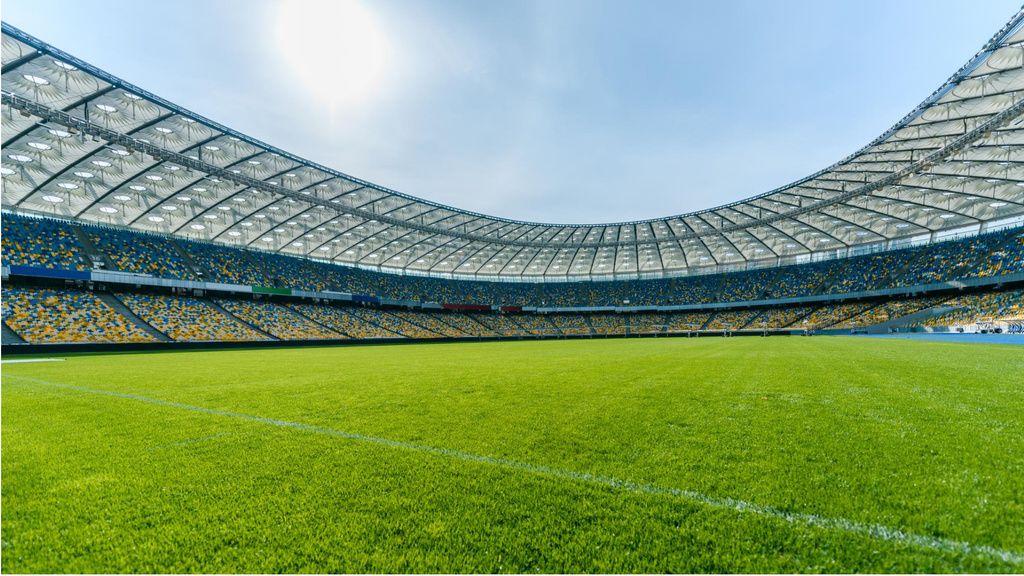
#> input picture add two images/stadium4.jpeg, 1024 x 576 px
$ python add_2images.py
#> lines starting #> are read from the running program, lines starting #| are printed output that depends on the picture
# Add two images using addwaited() method
import numpy as np
import cv2

img = cv2.imread('stadium4.jpeg')
#> img is the input picture: shape (576, 1024, 3); mean B, G, R 110.8, 156.2, 127.2
img2 = cv2.imread('Messi.jpg')
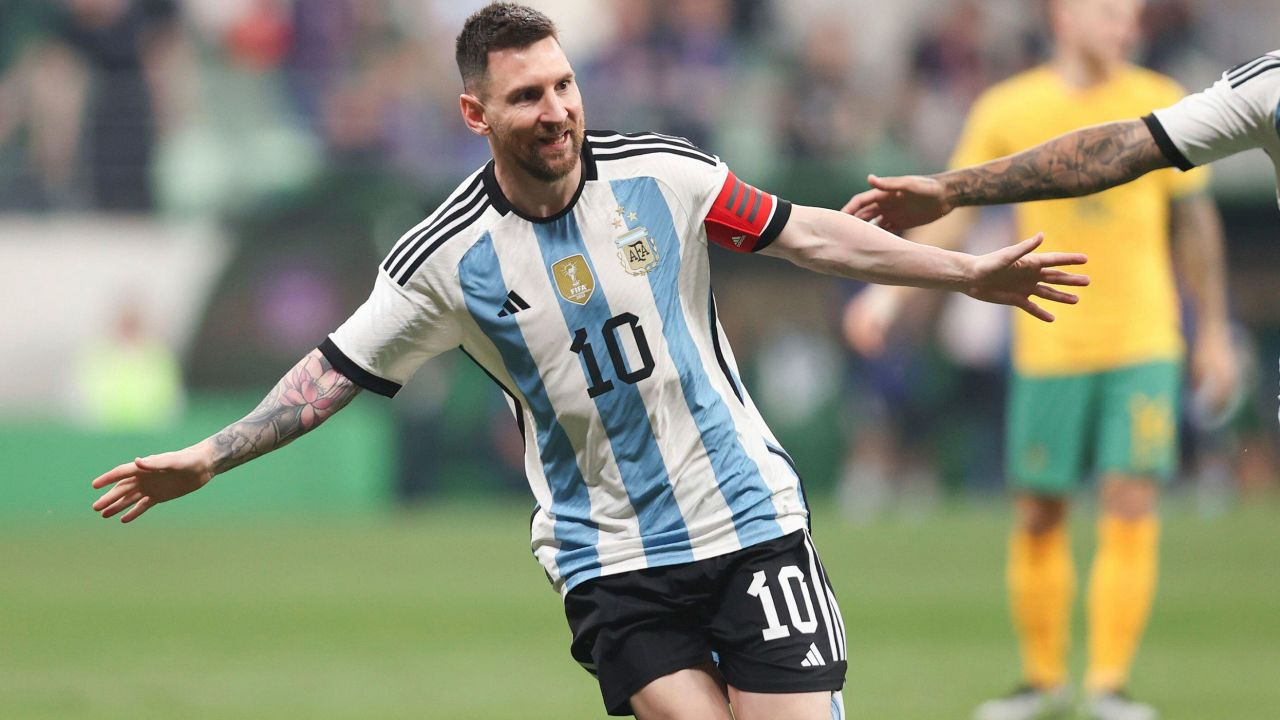
#> input picture add two images/messi.jpg, 1280 x 720 px, found by its file name
#> img2 is the input picture: shape (720, 1280, 3); mean B, G, R 118.1, 141.2, 137.6

# Returns a tuple of number of rows, columns and channels
print('Image shape: ', img.shape)
#| Image shape:  (576, 1024, 3)
# Returns total of number of pixels is accessed
print('Image size: ', img.size)
#| Image size:  1769472
# Returns image data type is obtained
print('Image data type: ', img.dtype)
#| Image data type:  uint8

# Split image in three channels
b, g, r = cv2.split(img)
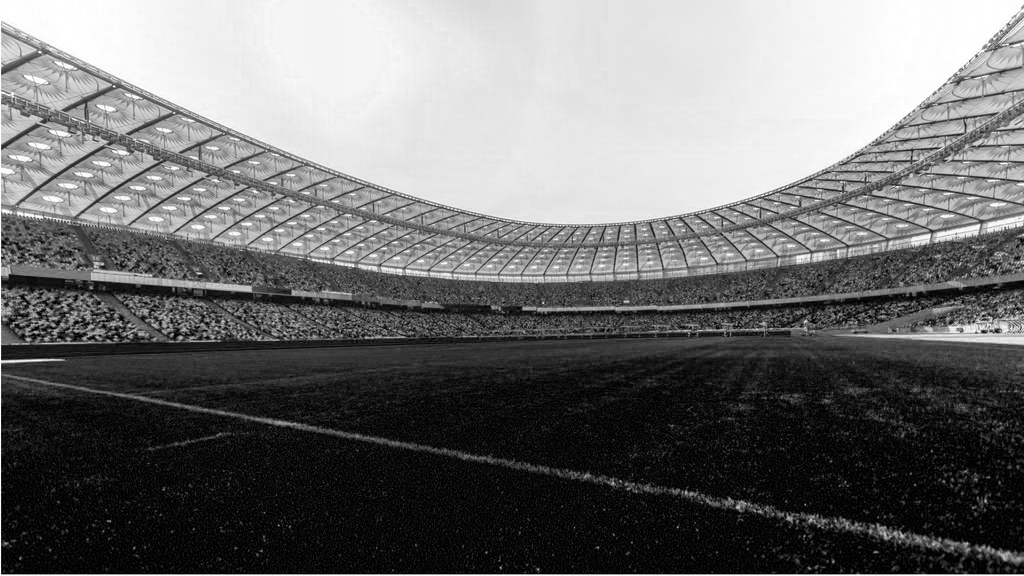
#> b: shape (576, 1024); min 0, max 255, mean 110.8
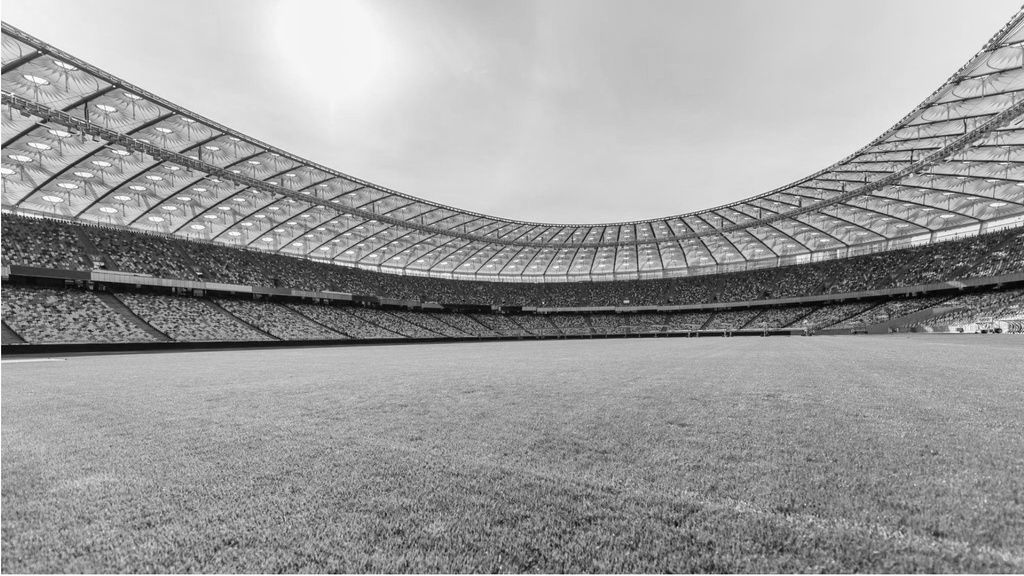
#> g: shape (576, 1024); min 0, max 255, mean 156.2
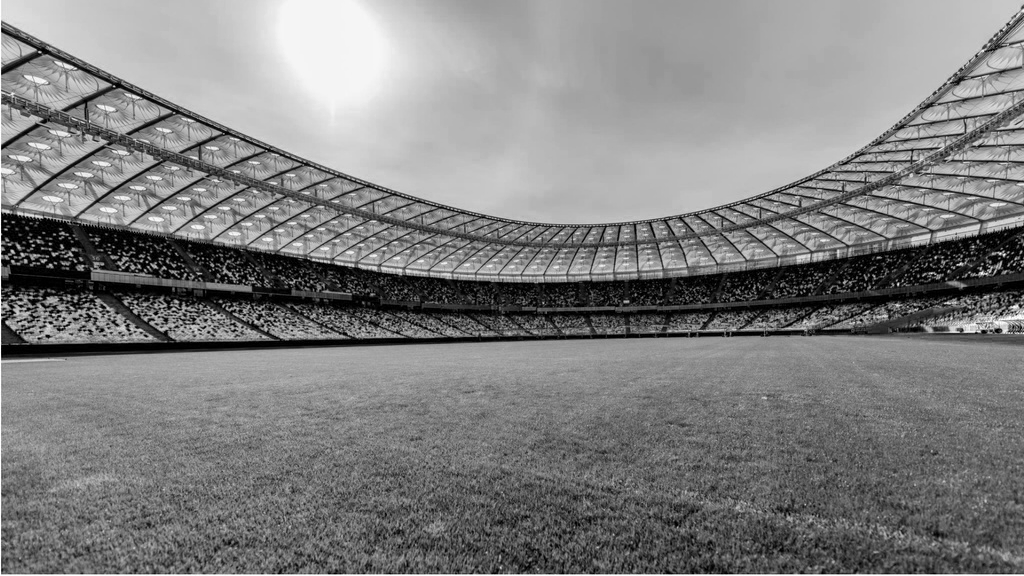
#> r: shape (576, 1024); min 0, max 255, mean 127.2
# Merge three channels (passed in tuple form) into an image
img = cv2.merge((b, g, r))

# Resize two images in common size
# img = cv2.resize(img, (rows, columns)) # in tuple format
img = cv2.resize(img, (512, 512))
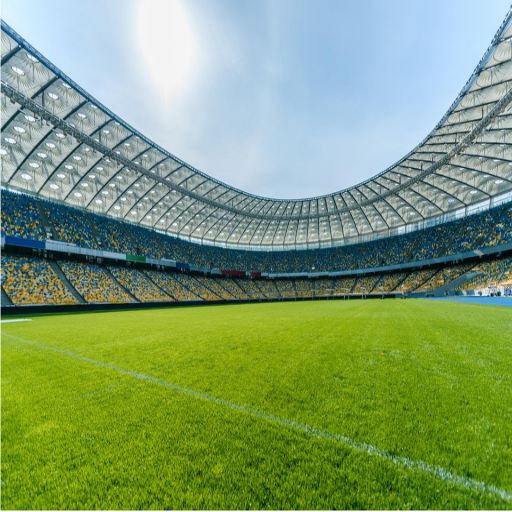
#> img: shape (512, 512, 3); mean B, G, R 110.7, 156.1, 127.2
img2 = cv2.resize(img2, (512, 512))
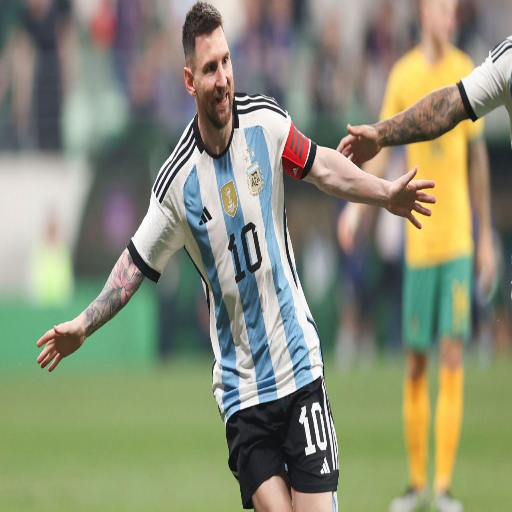
#> img2: shape (512, 512, 3); mean B, G, R 118, 141, 137.5

'''You can only add two images of same size
# merged_img = cv2.addWeighted(img, weight of 1st image, img2,
weight of 1st image, scalar value)
weight of 1st image + weight of 1st image = 1
For example: .9 + .1 = 1  or .8 + .2 = 1 0r .5 + .5 = 1     '''
merged_img = cv2.addWeighted(img, .5, img2, .5, 0)
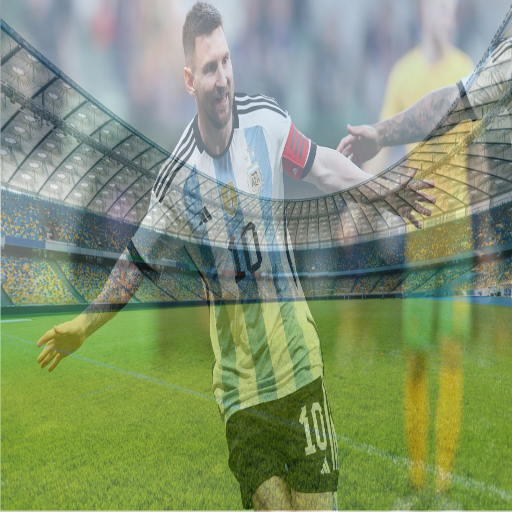
#> merged_img: shape (512, 512, 3); mean B, G, R 114.4, 148.6, 132.3
cv2.imshow('Image', merged_img)

'''when this method takes 0 as argument, it will not be disappeared
until you close it'''
cv2.waitKey(0)
cv2.destroyAllWindows()
